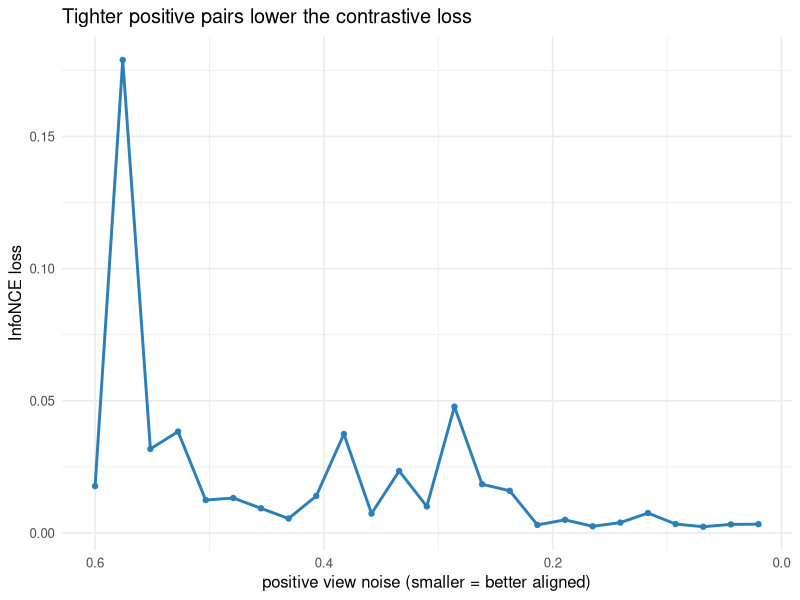

Reproduce this figure in R.
## ---- chunk 1
#| include: false
suppressPackageStartupMessages(library(tidyverse))
## ---- chunk 2
set.seed(1)

# l2-normalize the rows of a matrix so each representation lies on the unit sphere
l2_normalize <- function(M) {
    norms <- sqrt(rowSums(M^2))
    M / norms
}

# InfoNCE loss for a batch where row i of Z and row i of Zpos form a positive pair.
# All other rows of Zpos act as negatives for query i (in-batch negatives, SimCLR style).
info_nce <- function(Z, Zpos, tau = 0.1) {
    Z <- l2_normalize(Z)
    Zpos <- l2_normalize(Zpos)
    # similarity matrix: S[i, j] = sim(query i, candidate j)
    S <- (Z %*% t(Zpos)) / tau
    n <- nrow(Z)
    losses <- numeric(n)
    for (i in seq_len(n)) {
        logits <- S[i, ]               # candidate i is the positive for query i
        m <- max(logits)               # log-sum-exp for numerical stability
        log_denom <- m + log(sum(exp(logits - m)))
        losses[i] <- -(logits[i] - log_denom)
    }
    mean(losses)
}
## ---- chunk 3
# d-dimensional latent identity for each of n items
n <- 6
d <- 8
items <- matrix(rnorm(n * d), nrow = n)

# two views = item identity plus independent noise
make_view <- function(items, noise_sd) {
    items + matrix(rnorm(length(items), sd = noise_sd), nrow = nrow(items))
}

Z    <- make_view(items, noise_sd = 0.3)
Zpos <- make_view(items, noise_sd = 0.3)

loss_baseline <- info_nce(Z, Zpos, tau = 0.1)
loss_baseline
## ---- chunk 4
Zpos_clean <- make_view(items, noise_sd = 0.05)   # tighter positive
loss_clean_pos <- info_nce(Z, Zpos_clean, tau = 0.1)

c(noisy_positive = loss_baseline, clean_positive = loss_clean_pos)
## ---- chunk 5
Z2    <- Z
Zpos2 <- Zpos
# overwrite item 2's positive view to sit close to item 1's query
Zpos2[2, ] <- Z[1, ] + rnorm(d, sd = 0.02)

loss_hard_neg <- info_nce(Z2, Zpos2, tau = 0.1)
c(baseline = loss_baseline, with_hard_negative = loss_hard_neg)
## ---- chunk 6
taus <- c(0.05, 0.1, 0.2, 0.5, 1.0)
loss_by_tau <- sapply(taus, function(t) info_nce(Z2, Zpos2, tau = t))
data.frame(tau = taus, loss = round(loss_by_tau, 4))
## ---- chunk 7
library(ggplot2)

noise_grid <- seq(0.6, 0.02, length.out = 25)
set.seed(7)
loss_curve <- sapply(noise_grid, function(s) {
    Zq <- make_view(items, noise_sd = 0.3)
    Zp <- make_view(items, noise_sd = s)
    info_nce(Zq, Zp, tau = 0.1)
})

df <- data.frame(positive_noise = noise_grid, loss = loss_curve)

ggplot(df, aes(positive_noise, loss)) +
    geom_line(color = "#2c7fb8", linewidth = 1) +
    geom_point(color = "#2c7fb8", size = 1.5) +
    scale_x_reverse() +
    labs(
        x = "positive view noise (smaller = better aligned)",
        y = "InfoNCE loss",
        title = "Tighter positive pairs lower the contrastive loss"
    ) +
    theme_minimal(base_size = 12)
## ---- chunk 8
set.seed(3)
n <- 8; p <- 10; d <- 4
raw_items <- matrix(rnorm(n * p), nrow = n)

# build two raw views by adding noise in input space
raw_view <- function(items, sd) items + matrix(rnorm(length(items), sd = sd), nrow = nrow(items))
X1 <- raw_view(raw_items, 0.3)
X2 <- raw_view(raw_items, 0.3)

# encoder is a p x d matrix; representation = X %*% W
loss_W <- function(W, tau = 0.1) {
    Z    <- X1 %*% matrix(W, nrow = p)
    Zpos <- X2 %*% matrix(W, nrow = p)
    info_nce(Z, Zpos, tau = tau)
}

W <- rnorm(p * d, sd = 0.5)            # flattened weights
lr <- 0.5
eps <- 1e-4
trace <- numeric(40)

for (step in seq_len(40)) {
    base <- loss_W(W)
    trace[step] <- base
    grad <- numeric(length(W))
    for (j in seq_along(W)) {           # finite-difference gradient
        Wj <- W; Wj[j] <- Wj[j] + eps
        grad[j] <- (loss_W(Wj) - base) / eps
    }
    W <- W - lr * grad
}

c(loss_start = round(trace[1], 4), loss_end = round(loss_W(W), 4))
